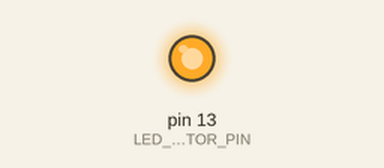
This sketch was run on a simulated Arduino Uno, built with avr-gcc and run on an emulated ATmega328P. Shown: output pins drawn as LEDs (lit = HIGH).

Above: at 10.0 s.
At 16.0 s:
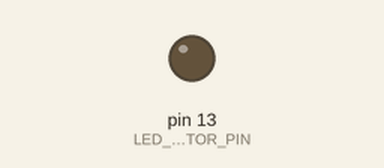
Timing chart, 0 to 23.6 s (numbered marks = the images above):
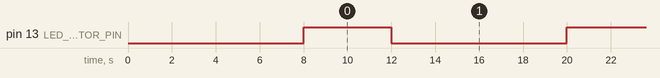

The sketch:

_low_power_empty.ino
```cpp
//= INCLUDES =======================================================================================
#include "LowPower.h"


//= CONSTANTS ======================================================================================
const int LED_INDICATOR_PIN = LED_BUILTIN;  // choose the pin for the LED


//= VARIABLES ======================================================================================
volatile int ledState = HIGH;


//==================================================================================================
void setup() {
  // Enter idle state for 8 s with the rest of peripherals turned off
  LowPower.idle(SLEEP_8S, ADC_OFF, TIMER2_OFF, TIMER1_OFF, TIMER0_OFF,
                SPI_OFF, USART0_OFF, TWI_OFF);

  // initialize digital pin LED_INDICATOR_PIN as an output.
  pinMode(LED_INDICATOR_PIN, OUTPUT);
}
//==================================================================================================
void loop() {
  // put your main code here, to run repeatedly
  ledState = HIGH;
  digitalWrite(LED_INDICATOR_PIN, ledState);
  // Enter idle state for 1s with the rest of peripherals turned off
  LowPower.idle(SLEEP_4S, ADC_OFF, TIMER2_OFF, TIMER1_OFF, TIMER0_OFF,
                SPI_OFF, USART0_OFF, TWI_OFF);

  ledState = LOW;
  digitalWrite(LED_INDICATOR_PIN, ledState);
  // Enter idle state for 8s with the rest of peripherals turned off
  LowPower.idle(SLEEP_8S, ADC_OFF, TIMER2_OFF, TIMER1_OFF, TIMER0_OFF,
                SPI_OFF, USART0_OFF, TWI_OFF);
}
//==================================================================================================
```

Measured:
- by itself, pin 13 (LED_INDICATOR_PIN): alternates HIGH for 4.0 s and LOW for 8.0 s
